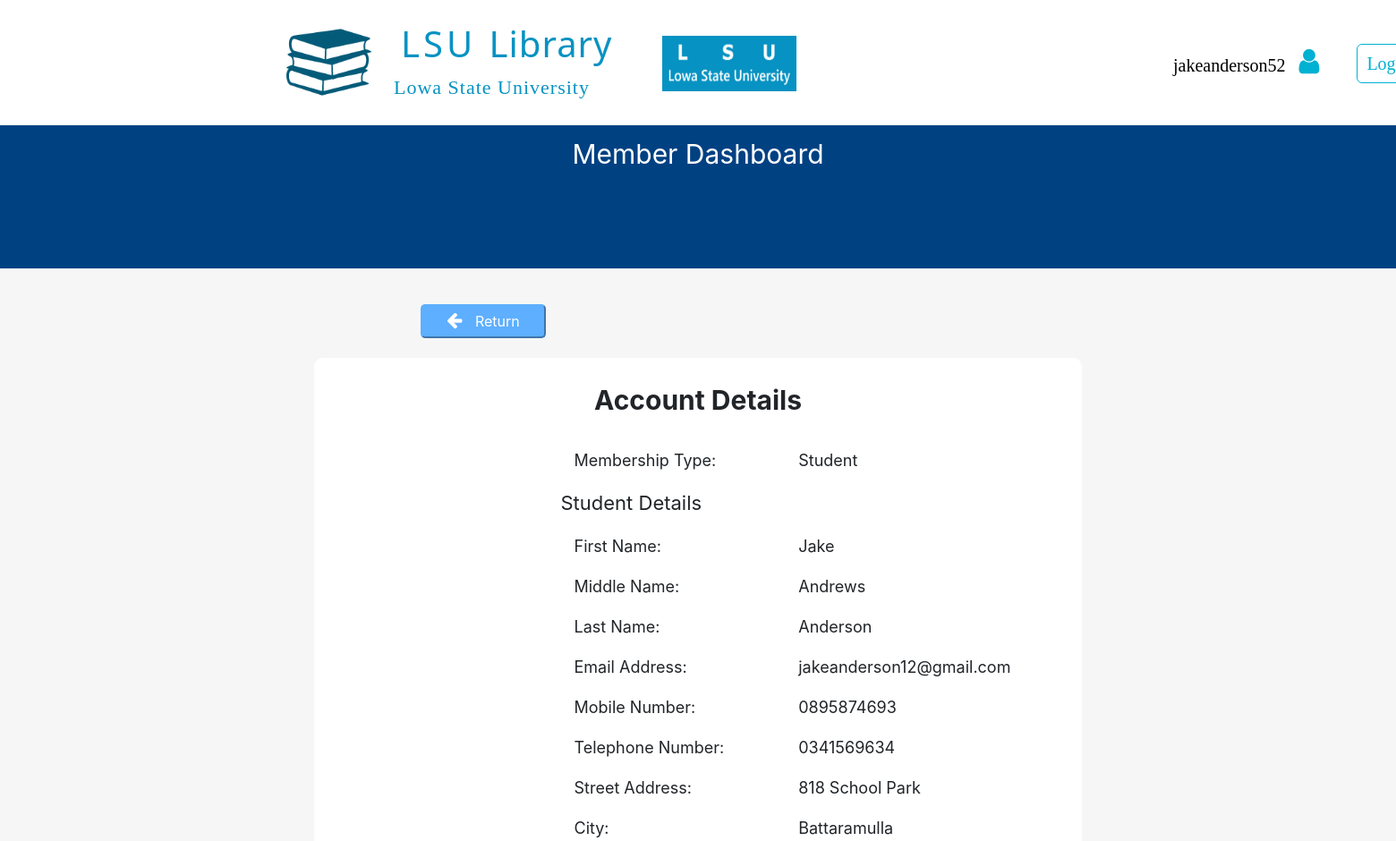
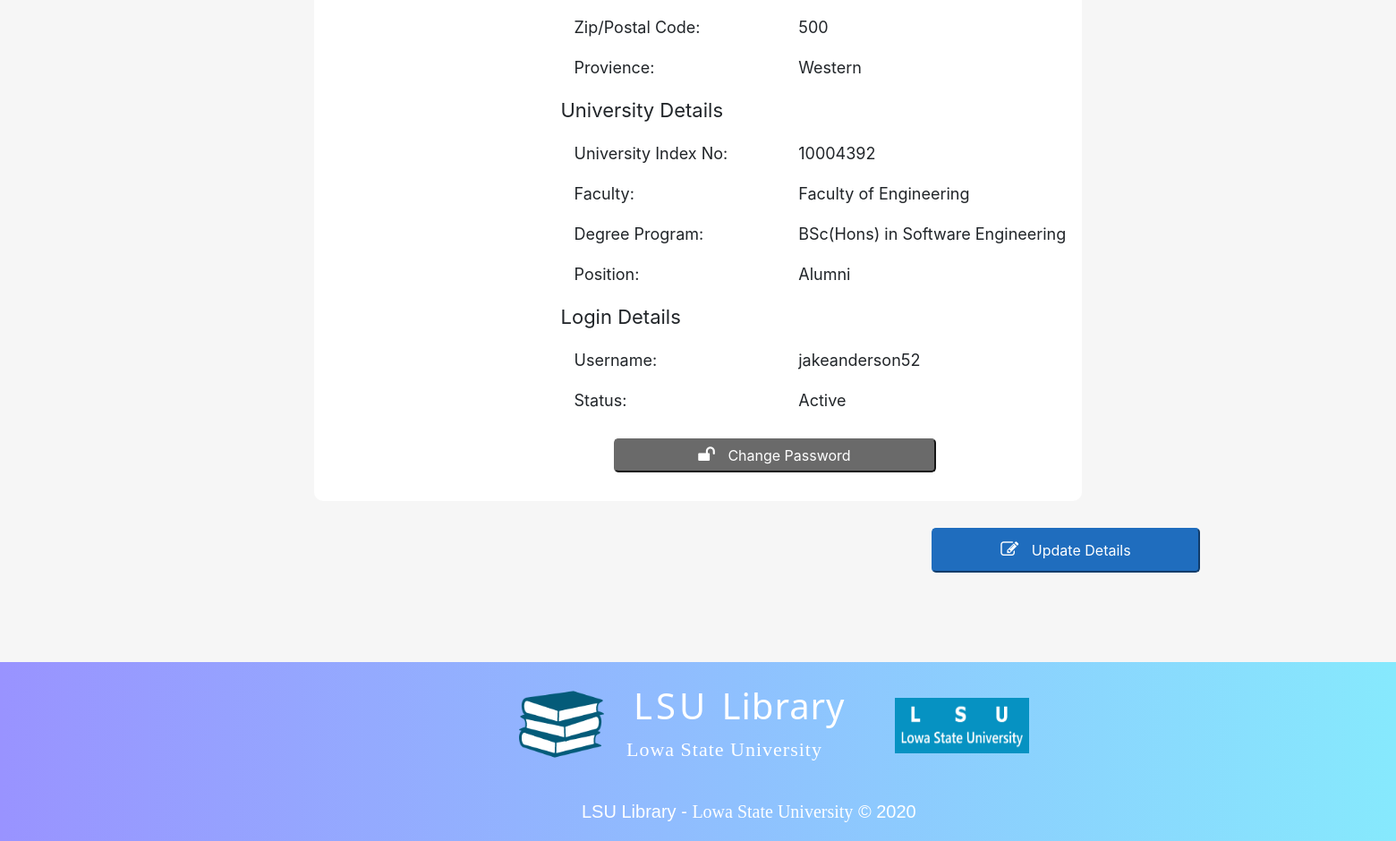
Screenshot of /studentProfessorDashboard/3.accountDetails/accountDetails.php (signed in) with the database file from the repository (2 pictures, top to bottom).
### tables this page shows
CREATE TABLE User(
  UserID INT(8) AUTO_INCREMENT,
  FirstName VARCHAR(30) NOT NULL,
  MiddleName VARCHAR(30),
  LastName VARCHAR(50) NOT NULL,
  EmailAddress VARCHAR(50) NOT NULL,
  StreetAddress VARCHAR(40) NOT NULL,
  ucCityID INT(8),
  uzpcZPCID INT(8),
  upProvienceID INT(8) NOT NULL,
  MobileNumber CHAR(10) NOT NULL,
  TelephoneNumber CHAR(10),
  RegistrationDateTime DATETIME DEFAULT CURRENT_TIMESTAMP,
  lLoginID INT NOT NULL,  
  PRIMARY KEY (UserID),
  FOREIGN KEY (ucCityID) REFERENCES UserCity(CityID),
  FOREIGN KEY (uzpcZPCID) REFERENCES UserZipPostalCode(ZPCID),
  FOREIGN KEY (upProvienceID) REFERENCES UserProvience(ProvienceID)
);

CREATE TABLE MemberMemberType(
  MemberTypeID INT AUTO_INCREMENT,
  MemberType VARCHAR(9),
  PRIMARY KEY (MemberTypeID)
);

CREATE TABLE UserCity(
  CityID INT(8) AUTO_INCREMENT,
  City VARCHAR(50),
  PRIMARY KEY (CityID)
);

CREATE TABLE UserZipPostalCode(
  ZPCID INT(8) AUTO_INCREMENT,
  ZipPostalCode INT(5),
  PRIMARY KEY (ZPCID)
);

CREATE TABLE UserProvience(
  ProvienceID INT(8) AUTO_INCREMENT,
  Provience VARCHAR(12),
  PRIMARY KEY (ProvienceID)
);

CREATE TABLE UniversityMember(
  uUserID INT(8) NOT NULL,
  UniversityNo INT(8) NOT NULL,
  mmtMemberTypeID INT(8) NOT NULL,
  mmsMemberStatusID INT(8) NOT NULL,
  mfFacultyID INT(8) NOT NULL,
  mpPositionID INT(8) NOT NULL,
  EditDateTime DATETIME,
  PRIMARY KEY (uUserID, UniversityNo),
  FOREIGN KEY (uUserID) REFERENCES User(UserID),
  FOREIGN KEY (mmtMemberTypeID) REFERENCES MemberMemberType(MemberTypeID),
  FOREIGN KEY (mmsMemberStatusID) REFERENCES MemberMemberStatus(MemberStatusID),
  FOREIGN KEY (mfFacultyID) REFERENCES MemberFaculty(FacultyID),
  FOREIGN KEY (mpPositionID) REFERENCES MemberPosition(PositionID)
);

CREATE TABLE MemberFaculty(
  FacultyID INT(8) AUTO_INCREMENT,
  Faculty VARCHAR(50),
  PRIMARY KEY (FacultyID)
);

CREATE TABLE StudentDegreeProgram(
  DegreeProgramID INT(8) AUTO_INCREMENT,
  DegreeProgram VARCHAR(60),
  PRIMARY KEY (DegreeProgramID)
);

CREATE TABLE MemberPosition(
  PositionID INT(8) AUTO_INCREMENT,
  Position VARCHAR(25),
  PRIMARY KEY (PositionID)
);

CREATE TABLE MemberMemberStatus(
  MemberStatusID INT(8) AUTO_INCREMENT,
  MemberStatus VARCHAR(15),
  PRIMARY KEY (MemberStatusID)
);

### studentProfessorDashboard/3.accountDetails/accountDetails.php (the view, shortened to what this page needs)
<?php
 $userUsername = $_SESSION['username'];
  include_once("../../LSULibraryDBConnection.php");
?>
<!DOCTYPE html>
<html>
  <head>
    <link rel="stylesheet" href="../../assets/css/defaultLayout.css">
    <link rel="stylesheet" href="https://cdnjs.cloudflare.com/ajax/libs/font-awesome/4.7.0/css/font-awesome.min.css">
    <link rel="stylesheet" href="../../assets/bootstrap/css/bootstrap.min.css">
  </head>
  <body>
        <div style="height: 140px; width: 100%;">
              <div id="logoSection">
                <a href="../studentProfessorDashboard.php">
                  <img src="../../assets/Images/LSULibraryLogo.png" alt="LSU Library Logo" id="lsuLibraryLogoIcon">
                </a>
                <h1 id="mainTitle"> LSU <span id="mainTitleSpan">Library</span> </h1>
                <p id="mainTitleSub">Lowa State University</p>
                <img src="../../assets/Images/LSUUniversityLogo.png" alt="LSU Logo" id="lsuLogoIcon">
              </div>
              <table id="navSection">
                <tr>
                  <td class="navItem" id="navItem1">
                    <a href="accountDetails.php" data-toggle="popover" data-trigger="hover" data-placement="bottom" title="Options"
                    data-content="View Account Details" style="color: black;">
                      <?php echo $userUsername ?> &nbsp
                      <i class="fa fa-user" style="font-size: 32px;
                                                  color: #00B1D2FF;"></i> &nbsp
                    </a>
                  </td>
                  <td class="navItem" id="navItem2">
                    <a href="../../logout.php">Logout</a>
                  </td>
                </tr>
              </table>
        </div>
            <div style="background-color: #004182;
                        width: 100%;
                        height: 160px;">
              <p style="font-size: 30px;
                        color: white;
                        text-align: center;
                        padding-top: 10px;">Member Dashboard</p>
              <div style="position: absolute;
                          left: 50%;
                          transform: translate(-50%,-0%);">
              </div>
            </div>
          <div style="width: 100%;
                      height: 1380px;
                      background-color: #F6F6F6;">
            <button type="button" name="return" style="color: #FFFFFF;
                                                      background-color: #5EAFFF;
                                                      border-color: #5EAFFF;
                                                      padding: 5px;
                                                      border-radius: 5px;
                                                      width: 140px;
                                                      position: absolute;
                                                      top: 340px;
                                                      left: 470px;" onClick="window.location.href = '../studentProfessorDashboard.php';">
              <i class="fa fa-arrow-left" style="font-size: 20px;
                                                margin-right: 10px;"></i>
              Return
            </button>
            <div style="width: 55%;
                        height: 1100px;
                        background-color: #FFFFFF;
                        border-radius: 10px;
                        position: relative;
                        left: 50%;
                        transform: translateX(-50%);
                        top: 100px;">
              <p style="font-size: 30px;
                        padding-top: 25px;
                        text-align: center;"><b>Account Details</b></p>
              <div id="container">
                <?php
                  $retrieveUserSQL = "SELECT * FROM User u INNER JOIN Login l ON l.LoginID = u.lLoginID
                                      INNER JOIN UserCity uc ON uc.CityID = u.ucCityID
                                      INNER JOIN UserZipPostalCode uzpc ON uzpc.ZPCID = u.uzpcZPCID
                                      INNER JOIN UserProvience up ON up.ProvienceID = u.upProvienceID
                                      INNER JOIN UniversityMember um ON um.uUserID = u.UserID
                                      INNER JOIN MemberMemberType mmt ON mmt.MemberTypeID = um.mmtMemberTypeID
                                      INNER JOIN MemberFaculty mf ON mf.FacultyID = um.mfFacultyID
                                      INNER JOIN Student s ON s.umUserID = um.uUserID AND s.umUniversityNo = um.UniversityNo
                                      INNER JOIN StudentDegreeProgram sdp ON sdp.DegreeProgramID = s.sdpDegreeProgramID
                                      INNER JOIN StudentBatch sb ON sb.BatchID = s.sbBatchID
                                      INNER JOIN MemberPosition mp ON mp.PositionID = um.mpPositionID
                                      INNER JOIN MemberMemberStatus mms ON mms.MemberStatusID = um.mmsMemberStatusID
                                      WHERE l.Username = '$userUsername';";
                  $retrieveUserResult = mysqli_query($databaseConn, $retrieveUserSQL);
                  $retrieveUserRow = mysqli_fetch_array($retrieveUserResult);
                ?>
                <table>
                  <tr>
                    <td> <p class="containerSubTextStyle">Membership Type: </p> <td>
                    <td> <p class="containerUserDataTextStyle"> <?php echo $retrieveUserRow["MemberType"]; ?> </p> <td>
                  </tr>
                  <tr>
                    <td> <p class="containerMainTextStyle">Student Details</p> <td>
                  </tr>
                  <tr>
                    <td> <p class="containerSubTextStyle">First Name: </p> <td>
                    <td> <p class="containerUserDataTextStyle"> <?php echo $retrieveUserRow["FirstName"]; ?> </p> <td>
                  </tr>
                  <tr>
                    <td> <p class="containerSubTextStyle">Middle Name: </p> <td>
                    <td> <p class="containerUserDataTextStyle"> <?php echo $retrieveUserRow["MiddleName"]; ?> </p> <td>
                  </tr>
                  <tr>
                    <td> <p class="containerSubTextStyle">Last Name: </p> <td>
                    <td> <p class="containerUserDataTextStyle"> <?php echo $retrieveUserRow["LastName"]; ?> </p> <td>
                  </tr>
                  <tr>
                    <td> <p class="containerSubTextStyle">Email Address: </p> <td>
                    <td> <p class="containerUserDataTextStyle"> <?php echo $retrieveUserRow["EmailAddress"]; ?> </p> <td>
                  </tr>
                  <tr>
                    <td> <p class="containerSubTextStyle">Mobile Number: </p> <td>
                    <td> <p class="containerUserDataTextStyle"> <?php echo $retrieveUserRow["MobileNumber"]; ?> </p> <td>
                  </tr>
                  <tr>
                    <td> <p class="containerSubTextStyle">Telephone Number: </p> <td>
                    <td> <p class="containerUserDataTextStyle"> <?php echo $retrieveUserRow["TelephoneNumber"]; ?> </p> <td>
                  </tr>
                  <tr>
                    <td> <p class="containerSubTextStyle">Street Address: </p> <td>
                    <td> <p class="containerUserDataTextStyle"> <?php echo $retrieveUserRow["StreetAddress"]; ?> </p> <td>
                  </tr>
                  <tr>
                    <td> <p class="containerSubTextStyle">City: </p> <td>
                    <td> <p class="containerUserDataTextStyle"> <?php echo $retrieveUserRow["City"]; ?> </p> <td>
                  </tr>
                  <tr>
                    <td> <p class="containerSubTextStyle">Zip/Postal Code: </p> <td>
                    <td> <p class="containerUserDataTextStyle"> <?php echo $retrieveUserRow["ZipPostalCode"]; ?> </p> <td>
                  </tr>
                  <tr>
                    <td> <p class="containerSubTextStyle">Provience: </p> <td>
                    <td> <p class="containerUserDataTextStyle"> <?php echo $retrieveUserRow["Provience"]; ?> </p> <td>
                  </tr>
                  <tr>
                    <td> <p class="containerMainTextStyle">University Details</p> <td>
                  </tr>
                  <tr>
                    <td> <p class="containerSubTextStyle">University Index No: </p> <td>
                    <td> <p class="containerUserDataTextStyle"> <?php echo $retrieveUserRow["UniversityNo"]; ?> </p> <td>
                  </tr>
                  <tr>
                    <td> <p class="containerSubTextStyle">Faculty: </p> <td>
                    <td> <p class="containerUserDataTextStyle"> <?php echo $retrieveUserRow["Faculty"]; ?> </p> <td>
                  </tr>
                  <tr>
                    <td> <p class="containerSubTextStyle">Degree Program: </p> <td>
                    <td> <p class="containerUserDataTextStyle"> <?php echo $retrieveUserRow["DegreeProgram"]; ?> </p> <td>
                  </tr>
                  <tr>
                    <td> <p class="containerSubTextStyle">Position: </p> <td>
                    <td> <p class="containerUserDataTextStyle"> <?php echo $retrieveUserRow["Position"]; ?> </p> <td>
                  </tr>
                  <tr>
                    <td> <p class="containerMainTextStyle">Login Details</p> <td>
                  </tr>
                  <tr>
                    <td> <p class="containerSubTextStyle">Username: </p> <td>
                    <td> <p class="containerUserDataTextStyle"> <?php echo $retrieveUserRow["Username"]; ?> </p> <td>
                  </tr>
                  <tr>
                    <td> <p class="containerSubTextStyle">Status: </p> <td>
                    <td> <p class="containerUserDataTextStyle"> <?php echo $retrieveUserRow["MemberStatus"]; ?> </p> <td>
                  </tr>
                </table>
                <button type="button" name="changePassword" style="color: #FFFFFF;
                                                                  background-color: #6A6A6A;
                                                                  border-color: #6A6A6A;
                                                                  padding: 5px;
                                                                  border-radius: 5px;
                                                                  width: 360px;
                                                                  position: absolute;
                                                                  top: 930px;
                                                                  left: 120px;" onClick="window.location.href = 'changePassword.php';">
                  <i class="fa fa-unlock" style="font-size: 20px;
                                                margin-right: 10px;"></i>
                  Change Password
                </button>
              </div>
              <button type="button" name="updateDetails" style="color: #FFFFFF;
                                                                background-color: #1F6DBE;
                                                                border-color: #1F6DBE;
                                                                padding: 5px;
                                                                border-radius: 5px;
                                                                width: 300px;
                                                                height: 50px;
                                                                position: absolute;
                                                                top: 1130px;
                                                                left: 690px;" onClick="window.location.href = 'updateDetails.php';">
                <i class="fa fa-edit" style="font-size: 20px;
                                            margin-right: 10px;"></i>
                Update Details
              </button>
          </div>
        </div>
          <div id="footer">
            <div id="footerLogoSection">
              <img src="../../assets/images/LSULibraryLogo.png" alt="LSU Library Logo" id="lsuLibraryLogoIcon">
              <h1 id="mainTitle"> LSU <span id="mainTitleSpan">Library</span> </h1>
              <p id="mainTitleSub">Lowa State University</p>
              <img src="../../assets/images/LSUUniversityLogo.png" alt="LSU Logo" id="lsuLogoIcon">
            </div>
            <p id="footerText1Main">LSU Library - <span id="footerText1Sub">Lowa State University</span> &copy; 2020</p>
          </div>
  </body>
</html>

### rows the page displays
user: membermembertype.MemberType "Student", FirstName "Jake", MiddleName "Andrews", LastName "Anderson", EmailAddress "jakeanderson12@gmail.com", MobileNumber "0895874693", TelephoneNumber "0341569634", StreetAddress "818 School Park", ucCityID.City "Battaramulla", uzpcZPCID.ZipPostalCode "500", upProvienceID.Provience "Western", universitymember.UniversityNo "10004392", memberfaculty.Faculty "Faculty of Engineering", studentdegreeprogram.DegreeProgram "BSc(Hons) in Software Engineering", memberposition.Position "Alumni", lLoginID.Username "jakeanderson52", membermemberstatus.MemberStatus "Active"

### other values shown
$userUsername "jakeanderson52"
